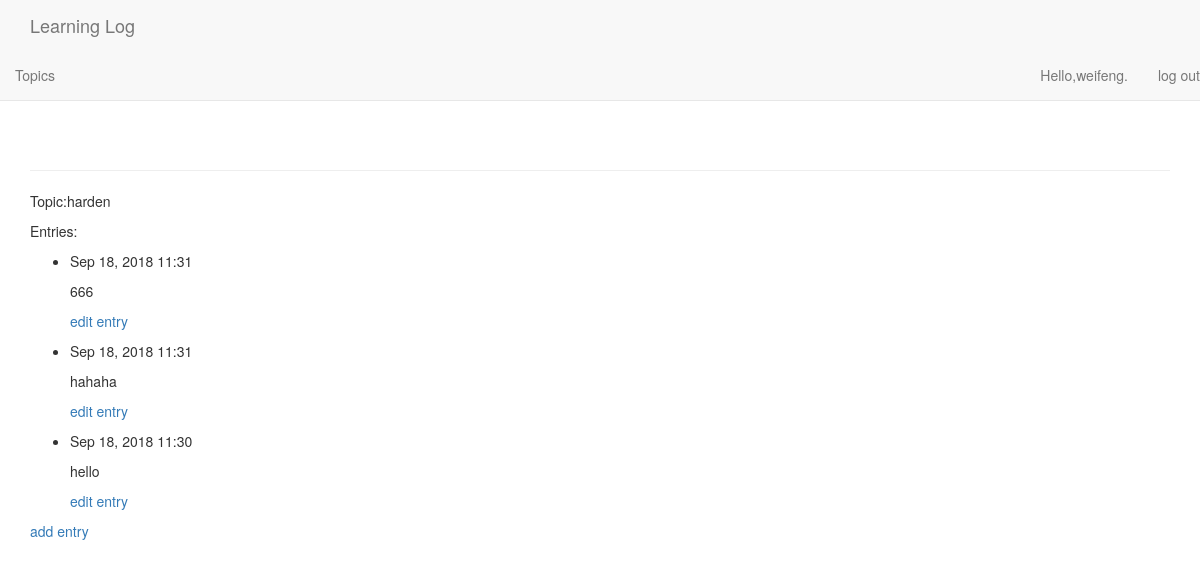
The app's page /topics/3/ (signed in), older data.
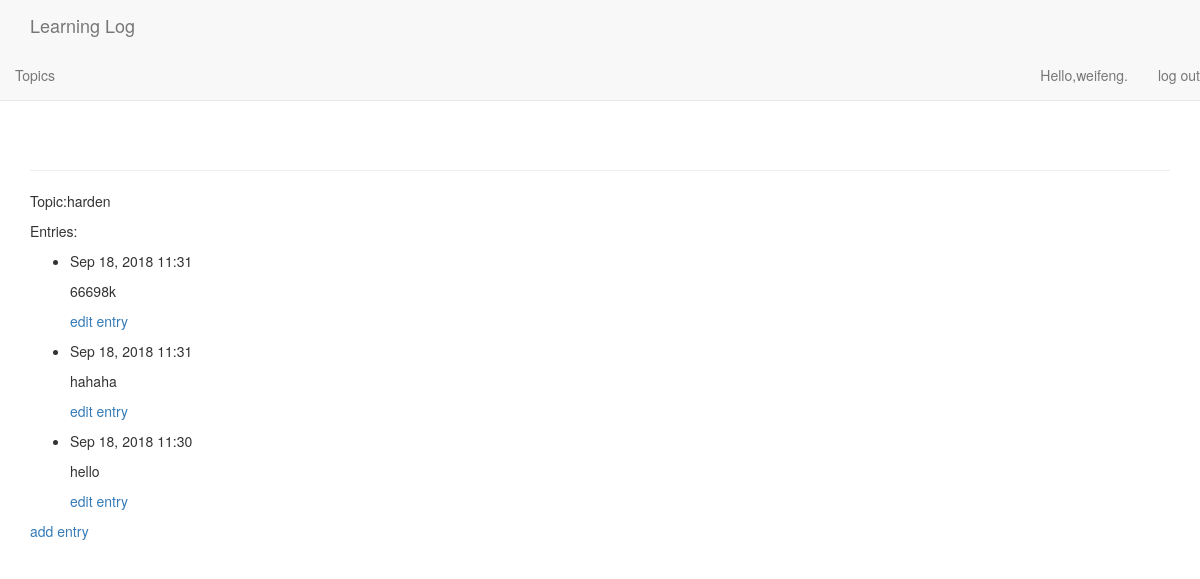
The same page, newer data.
### learning_logs/models.py (models this page shows, shortened)
class Topic(models.Model):
    text = models.CharField(max_length=200)
    date_added = models.DateTimeField(auto_now_add=True)
    owner = models.ForeignKey(User,on_delete=models.Case)
    def __str__(self):
        return self.text

class Entry(models.Model):
    topic = models.ForeignKey(Topic,on_delete=models.CASCADE)
    text = models.TextField()
    date_added = models.DateTimeField(auto_now_add=True)
    class Meta:
        verbose_name_plural = 'entries'

### learning_logs/views.py (the view)
# urls.py: url(r'^topics/(?P<topic_id>\d+)/$',views.topic,name='topic'),
@login_required
def topic(request,topic_id):
    topic = Topic.objects.get(id=topic_id)
    if topic.owner != request.user:
        raise Http404
    entries = topic.entry_set.order_by('-date_added')
    context = {'topic': topic,'entries': entries}
    return render(request,'learning_logs/topic.html',context)

### learning_logs/templates/learning_logs/topic.html (shortened to what this page needs)
<!DOCTYPE html>
<html lang="en">
<head>
</head>
<body>
{% extends 'learning_logs/base.html' %}
{% block content %}
    <p>Topic:{{ topic }}</p>
    <p>Entries:</p>
    <ul>
    {% for entry in entries %}
        <li>
            <p>{{entry.date_added|date:'M d, Y H:i'}}</p>
            <p>{{entry.text|linebreaks}}</p>
            <p>
                <a href="{% url 'learning_logs:edit_entry' entry.id %}">edit entry</a>
            </p>
        </li>
    {% empty %}
        <li>
            There are no entries for this topic yet.
        </li>
    {% endfor %}
    </ul>
    <p>
        <a href="{% url 'learning_logs:new_entry' topic.id %}">add entry</a>
    </p>
{% endblock content %}

### learning_logs/templates/learning_logs/base.html (shortened to what this page needs)
<!DOCTYPE html>
<html lang="en">
<head>
    {% load bootstrap3 %}
    {% bootstrap_css %}
</head>
<body>
    <nav class="navbar navbar-default navbar-static-top">
        <div class="container">
            <div class="navbar-header">
                <a class="navbar-brand" href="{% url 'learning_logs:index' %}">Learning Log</a>
            </div>
        </div>
        <div id="navbar" class="navbar-collapse collapse">
            <ul class="nav navbar-nav">
                <li><a href="{% url 'learning_logs:topics' %}">Topics</a></li>
            </ul>
            <ul class="nav navbar-nav navbar-right">
                {% if user.is_authenticated %}
                    <li><a>Hello,{{ user.username }}.</a></li>
                    <li><a href="{% url 'users:logout' %}">log out</a></li>
                {% else %}
                    <li><a href="{% url 'users:register' %}">register</a></li>
                    <li><a href="{% url 'users:login' %}">log in</a></li>
                {% endif %}
            </ul>
        </div>
    </nav>
    <div class="container">
        <div class="page-header">
        </div>
        <div>
           {% block content %}{% endblock content %}
        </div>
    </div>
</body>
</html>

Row changes from the older to the newer data that the page shows:
changed Entry (number 1 of 3 on the later page): text "666" → "66698k"
